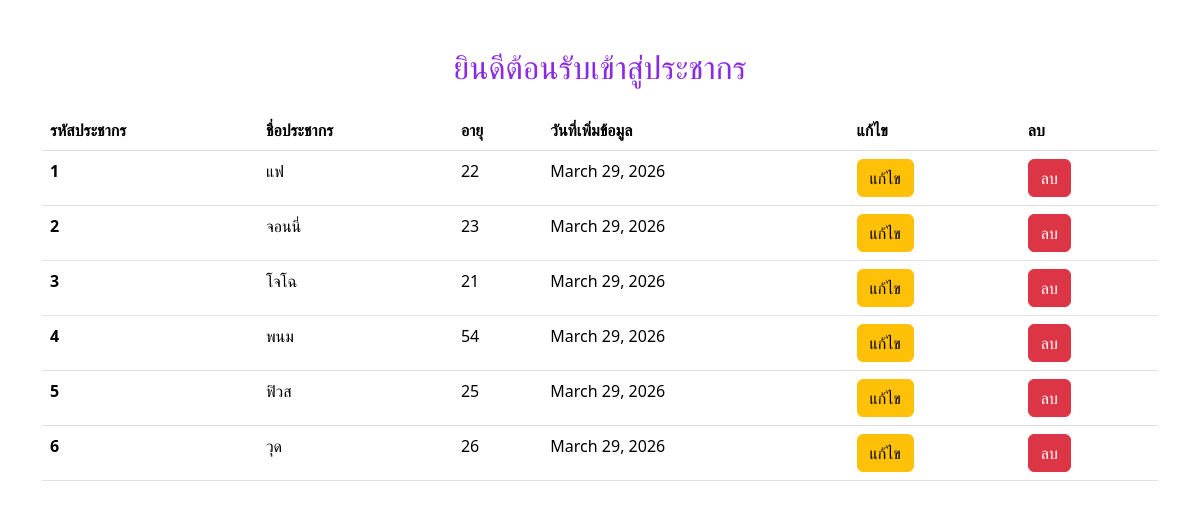
The page / on the database its author committed.
### myapp/models.py (models this page shows)
class Person(models.Model):
    name = models.CharField(max_length=100)
    age = models.IntegerField()
    date = models.DateField(auto_now_add=True) # ฟิลด์นี้จะเก็บวันที่อัตโนมัติ

### myapp/views.py (the view)
# urls.py: path('', views.index, name='index'),
def index(request):
    all_person = Person.objects.all()
    return render(request, "index.html", {"all_person": all_person})

### myapp/templates/index.html (shortened to what this page needs)
<!DOCTYPE html>
<html lang="th">
<head>
    <link href="https://cdn.jsdelivr.net/npm/bootstrap@5.3.3/dist/css/bootstrap.min.css" rel="stylesheet">
</head>
<body>
    <div class="container mt-5"> <h2 style="color: blueviolet;" class="text-center mb-4">ยินดีต้อนรับเข้าสู่ประชากร</h2>
        <table class="table table-hover">
            <thead>
                <tr>
                    <th scope="col">รหัสประชากร</th>
                    <th scope="col">ชื่อประชากร</th>
                    <th scope="col">อายุ</th>
                    <th scope="col">วันที่เพิ่มข้อมูล</th>
                    <th scope="col">แก้ไข</th>
                    <th scope="col">ลบ</th>
                </tr>
            </thead>
            <tbody>
                {% for person in all_person %}
                <tr>
                    <th scope="row">{{person.id}}</th>
                    <td>{{person.name}}</td>
                    <td>{{person.age}}</td>
                    <td>{{person.date}}</td>
                    <td><a href="/edit/{{ person.id }}/" class="btn btn-warning">แก้ไข</a></td>
                    <td><a href="/delete/{{ person.id }}/" class="btn btn-danger">ลบ</a></td>
                </tr>
                {% endfor %}
            </tbody>
        </table>
    </div>
</body>
</html>

### rows shown on the page
Person: id "1", name "แฟ", age "22", date "March 29, 2026"
Person: id "2", name "จอนนี่", age "23", date "March 29, 2026"
Person: id "3", name "โจโฉ", age "21", date "March 29, 2026"
Person: id "4", name "พนม", age "54", date "March 29, 2026"
Person: id "5", name "ฟิวส", age "25", date "March 29, 2026"
Person: id "6", name "วุด", age "26", date "March 29, 2026"
